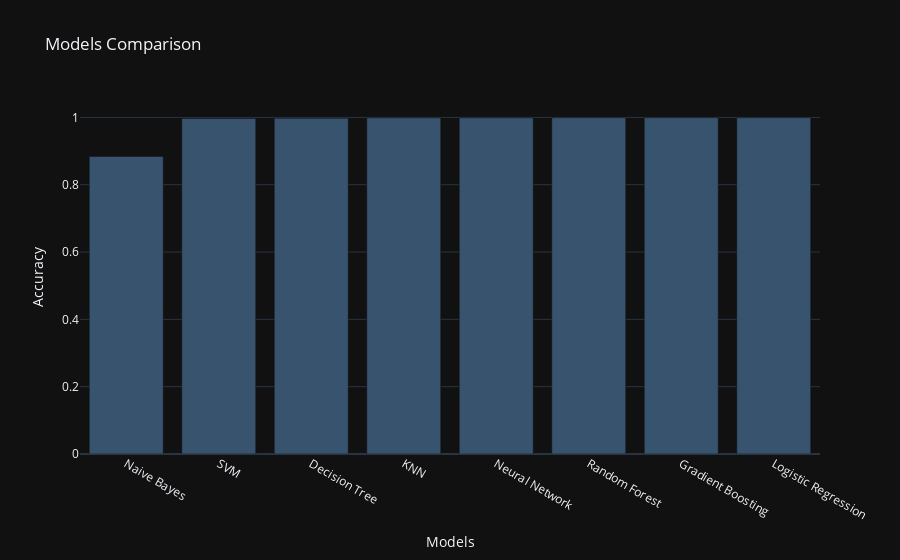

The code cell stored with this chart in its notebook:
### Markdown cell above
### 3.0 Model Comparison graphical representation

### Code cell
models = [
    "Logistic Regression",
    "Decision Tree",
    "Random Forest",
    "Gradient Boosting",
    "SVM",
    "KNN",
    "Naive Bayes",
    "Neural Network"
]

accuracies = [
    accuracy_score(ds_test['label'], y_pred_scale),
    accuracy_score(ds_test['label'], y_pred_tree),
    accuracy_score(ds_test['label'], y_pred_forest),
    accuracy_score(ds_test['label'], y_pred_gb),
    accuracy_score(ds_test['label'], y_pred_svc),
    accuracy_score(ds_test['label'], y_pred_knn),
    accuracy_score(ds_test['label'], y_pred_nb),
    accuracy_score(ds_test['label'], y_pred_nn)
]

import plotly.graph_objects as go

accuracies, models = zip(*sorted(zip(accuracies, models)))

fig = go.Figure([go.Bar(x=models, y=accuracies, marker_color='rgb(55, 83, 109)')])

fig.update_layout(title_text='Models Comparison', xaxis_title="Models", yaxis_title="Accuracy")

fig.show()

### Figure 1 — Plotly figure (JSON) as saved in the notebook; plotly's stock layout.template omitted (floating-point values rounded to 4 significant figures)
{"data": [{"marker": {"color": "rgb(55, 83, 109)"}, "x": ["Naive Bayes", "SVM", "Decision Tree", "KNN", "Neural Network", "Random Forest", "Gradient Boosting", "Logistic Regression"], "y": [0.8842, 0.9969, 0.9976, 0.9988, 0.9988, 0.999, 0.9991, 0.9991], "type": "bar"}], "layout": {"title": {"text": "Models Comparison"}, "xaxis": {"title": {"text": "Models"}}, "yaxis": {"title": {"text": "Accuracy"}}}}
